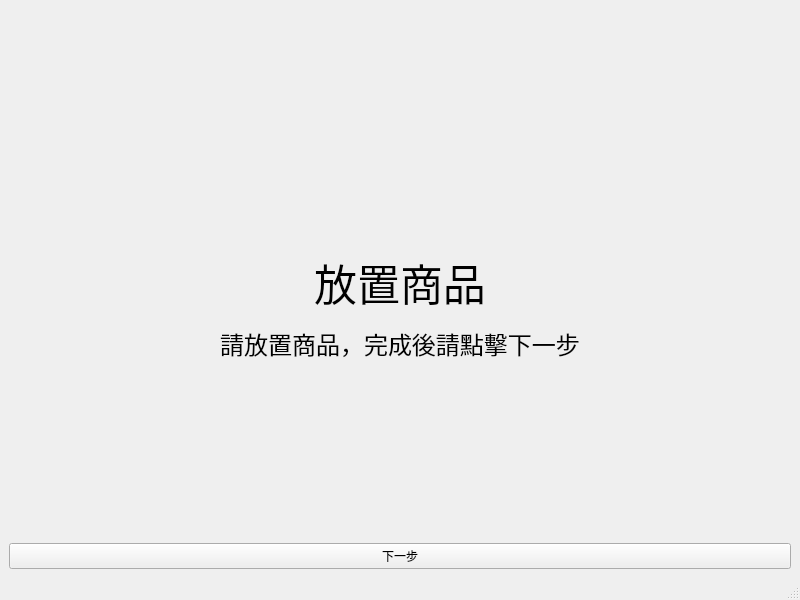
<?xml version="1.0" encoding="UTF-8"?>
<ui version="4.0">
 <class>MainWindow</class>
 <widget class="QMainWindow" name="MainWindow">
  <property name="geometry">
   <rect>
    <x>0</x>
    <y>0</y>
    <width>800</width>
    <height>600</height>
   </rect>
  </property>
  <property name="windowTitle">
   <string>MainWindow</string>
  </property>
  <widget class="QWidget" name="centralwidget">
   <layout class="QGridLayout" name="gridLayout">
    <item row="0" column="0">
     <widget class="QLabel" name="label">
      <property name="text">
       <string>&lt;html&gt;&lt;head/&gt;&lt;body&gt;&lt;p align=&quot;center&quot;&gt;&lt;br/&gt;&lt;/p&gt;&lt;p align=&quot;center&quot;&gt;&lt;br/&gt;&lt;/p&gt;&lt;p align=&quot;center&quot;&gt;&lt;br/&gt;&lt;/p&gt;&lt;p align=&quot;center&quot;&gt;&lt;span style=&quot; font-family:'微軟正黑體'; font-size:32pt; color:#000000;&quot;&gt;放置商品&lt;/span&gt;&lt;/p&gt;&lt;p align=&quot;center&quot;&gt;&lt;span style=&quot; font-family:'微軟正黑體'; font-size:18pt; color:#000000;&quot;&gt;請放置商品，完成後請點擊下一步&lt;/span&gt;&lt;br/&gt;&lt;/p&gt;&lt;p align=&quot;center&quot;&gt;&lt;br/&gt;&lt;/p&gt;&lt;/body&gt;&lt;/html&gt;</string>
      </property>
     </widget>
    </item>
    <item row="1" column="0">
     <widget class="QPushButton" name="btn_next2">
      <property name="text">
       <string>下一步</string>
      </property>
     </widget>
    </item>
   </layout>
  </widget>
  <widget class="QMenuBar" name="menubar">
   <property name="geometry">
    <rect>
     <x>0</x>
     <y>0</y>
     <width>800</width>
     <height>22</height>
    </rect>
   </property>
  </widget>
  <widget class="QStatusBar" name="statusbar"/>
 </widget>
 <resources/>
 <connections>
  <connection>
   <sender>btn_next2</sender>
   <signal>clicked()</signal>
   <receiver>btn_next2</receiver>
   <slot>click()</slot>
   <hints>
    <hint type="sourcelabel">
     <x>423</x>
     <y>557</y>
    </hint>
    <hint type="destinationlabel">
     <x>441</x>
     <y>558</y>
    </hint>
   </hints>
  </connection>
 </connections>
</ui>
